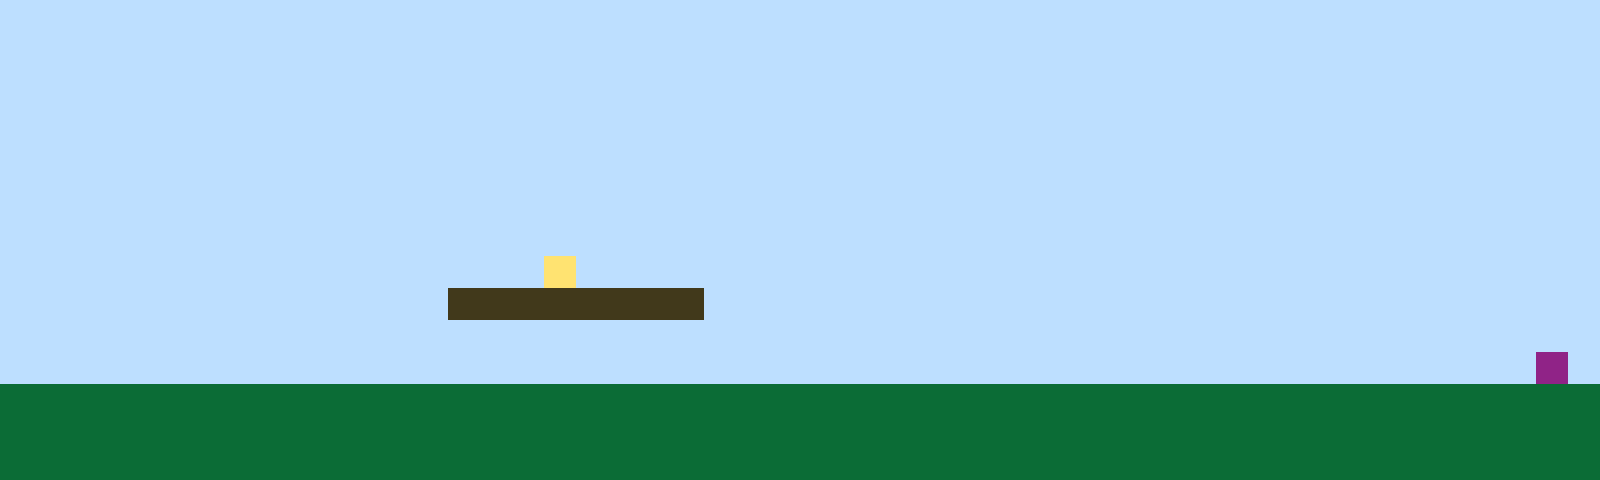

A level layout from a 2D game, rendered from its tile map. Below: a short description, then the map file with its tile-grid data intact:
An orthogonal 50x15 tile map with 32x32 px tiles, 1 tile layer (Tile Layer 1).

<map version="1.10" tiledversion="1.11.2" orientation="orthogonal" renderorder="right-up" width="50" height="15" tilewidth="32" tileheight="32" infinite="0" nextlayerid="2" nextobjectid="1"><editorsettings><export target="map1.csv" format="csv" /></editorsettings><tileset firstgid="1" name="sprites" tilewidth="32" tileheight="32" tilecount="6" columns="3"><image source="sprites.png" width="96" height="64" /></tileset><layer id="1" name="Tile Layer 1" width="50" height="15"><data encoding="csv">1,1,1,1,1,1,1,1,1,1,1,1,1,1,1,1,1,1,1,1,1,1,1,1,1,1,1,1,1,1,1,1,1,1,1,1,1,1,1,1,1,1,1,1,1,1,1,1,1,1,1,1,1,1,1,1,1,1,1,1,1,1,1,1,1,1,1,1,1,1,1,1,1,1,1,1,1,1,1,1,1,1,1,1,1,1,1,1,1,1,1,1,1,1,1,1,1,1,1,1,1,1,1,1,1,1,1,1,1,1,1,1,1,1,1,1,1,1,1,1,1,1,1,1,1,1,1,1,1,1,1,1,1,1,1,1,1,1,1,1,1,1,1,1,1,1,1,1,1,1,1,1,1,1,1,1,1,1,1,1,1,1,1,1,1,1,1,1,1,1,1,1,1,1,1,1,1,1,1,1,1,1,1,1,1,1,1,1,1,1,1,1,1,1,1,1,1,1,1,1,1,1,1,1,1,1,1,1,1,1,1,1,1,1,1,1,1,1,1,1,1,1,1,1,1,1,1,1,1,1,1,1,1,1,1,1,1,1,1,1,1,1,1,1,1,1,1,1,1,1,1,1,1,1,1,1,1,1,1,1,1,1,1,1,1,1,1,1,1,1,1,1,1,1,1,1,1,1,1,1,1,1,1,1,1,1,1,1,1,1,1,1,1,1,1,1,1,1,1,1,1,1,1,1,1,1,1,1,1,1,1,1,1,1,1,1,1,1,1,1,1,1,1,1,1,1,1,1,1,1,1,1,1,1,1,1,1,1,1,1,1,1,1,1,1,1,1,1,1,1,1,1,1,1,1,1,1,1,1,1,1,1,1,1,1,1,1,1,1,1,1,1,1,1,1,1,1,1,1,1,1,1,1,1,1,1,1,1,1,1,1,1,1,1,1,1,1,1,1,1,1,1,1,1,1,1,1,1,1,1,1,1,1,1,1,1,1,4,1,1,1,1,1,1,1,1,1,1,1,1,1,1,1,1,1,1,1,1,1,1,1,1,1,1,1,1,1,1,1,1,1,1,1,1,1,1,1,1,1,1,1,1,1,1,3,3,3,3,3,3,3,3,1,1,1,1,1,1,1,1,1,1,1,1,1,1,1,1,1,1,1,1,1,1,1,1,1,1,1,1,1,1,1,1,1,1,1,1,1,1,1,1,1,1,1,1,1,1,1,1,1,1,1,1,1,1,1,1,1,1,1,1,1,1,1,1,1,1,1,1,1,1,1,1,1,1,1,1,1,1,1,1,1,1,1,1,1,1,1,1,1,1,1,1,1,1,1,1,1,1,1,1,1,1,1,1,1,1,1,1,1,1,1,1,1,1,1,1,1,1,1,1,1,1,1,1,1,1,6,1,2,2,2,2,2,2,2,2,2,2,2,2,2,2,2,2,2,2,2,2,2,2,2,2,2,2,2,2,2,2,2,2,2,2,2,2,2,2,2,2,2,2,2,2,2,2,2,2,2,2,2,2,2,2,2,2,2,2,2,2,2,2,2,2,2,2,2,2,2,2,2,2,2,2,2,2,2,2,2,2,2,2,2,2,2,2,2,2,2,2,2,2,2,2,2,2,2,2,2,2,2,2,2,2,2,2,2,2,2,2,2,2,2,2,2,2,2,2,2,2,2,2,2,2,2,2,2,2,2,2,2,2,2,2,2,2,2,2,2,2,2,2,2,2,2,2,2,2,2,2</data></layer></map>
